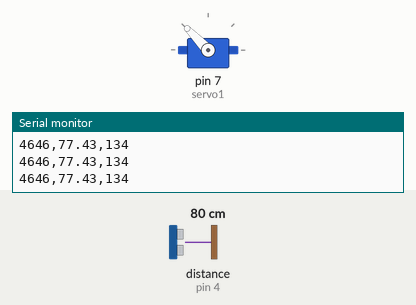
Simulated run of this sketch. Board: Arduino Uno, built with avr-gcc and run on an emulated ATmega328P. Shown: servo, the last lines printed to the serial monitor. Wiring (inferred from the names in the program): ultrasonic range finder: trigger pin 5; echo pin 4. Inputs (shaded band) come from the test bench; at power-on: distance to the obstacle (sensor on pin 4) 80 cm. The echo pulse lasts 58.3 µs per cm.

Above: at 1.2 s.
1.3 s: distance to the obstacle (sensor on pin 4) set to 103 cm
At 2.0 s:
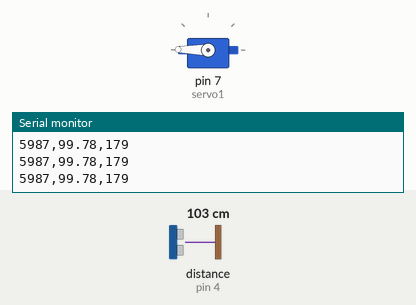
2.8 s: distance to the obstacle (sensor on pin 4) set to 60 cm
At 4.0 s:
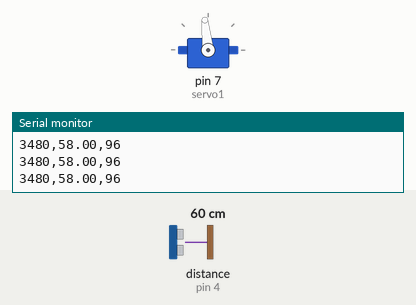
4.3 s: distance to the obstacle (sensor on pin 4) set to 2 cm
At 5.0 s:
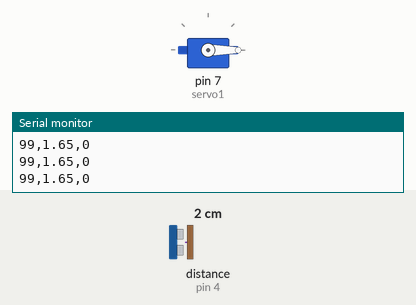
5.8 s: distance to the obstacle (sensor on pin 4) set to 120 cm
At 6.5 s:
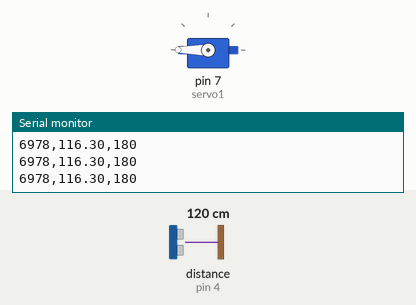
7.3 s: distance to the obstacle (sensor on pin 4) set to 35 cm
At 8.5 s:
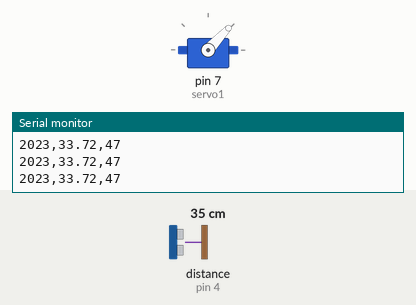
8.8 s: distance to the obstacle (sensor on pin 4) set to 4 cm
At 9.7 s:
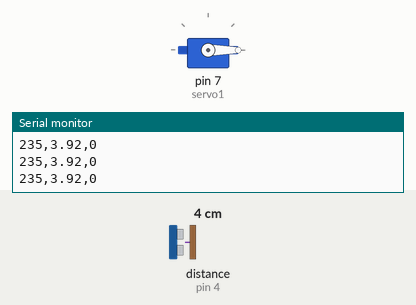
Timing chart, 0 to 11.3 s (numbered marks = the images above; inputs shaded):
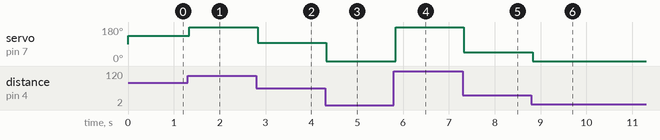

The sketch:

jikken_kadai2.ino
```cpp
#include <Servo.h>
int echo=4; // センサからの入力（4番）
int trig=5; // センサへの出力（5番）
int time = 0; // 往復時間

Servo servo1;
  int input = 0; // 可変抵抗器の入力をA0に接続
  int val;
  double dis;
  void setup() {
  Serial.begin(9600);
  servo1.attach(7); // サーボを7番に接続

  pinMode(echo, INPUT);
  pinMode(trig, OUTPUT);
}
void loop() {

  digitalWrite(trig, LOW);
  delayMicroseconds(2);
  digitalWrite(trig, HIGH); // 超音波を出す
  delayMicroseconds(10);
  digitalWrite(trig, LOW);
  time = pulseIn(echo, HIGH); // 往復時間計測
  //if(fabs(double(time)/60.-dis)<40);
  dis = double(time)/60.;
  if(time>=0){
    if(dis<=10){
      val=0;
    }else if(dis<=100){

      val = (dis-10)*2.;
    }else{
      val=180;
    }
    servo1.write(val);
    Serial.print(time);
    Serial.print(",");
    Serial.print(dis);
    Serial.print(",");
    Serial.println(val);
  }
  delay(30);
}
```

Measured:
- after the input at 1.3 s, servo on pin 7 (servo1): 134° → 179° at once
- after the input at 2.8 s, servo on pin 7 (servo1): 179° → 96° at once
- after the input at 4.3 s, servo on pin 7 (servo1): 96° → 0° at once
- after the input at 5.8 s, servo on pin 7 (servo1): 0° → 180° at once
- after the input at 7.3 s, servo on pin 7 (servo1): 180° → 47° at once
- after the input at 8.8 s, servo on pin 7 (servo1): 47° → 0° at once
